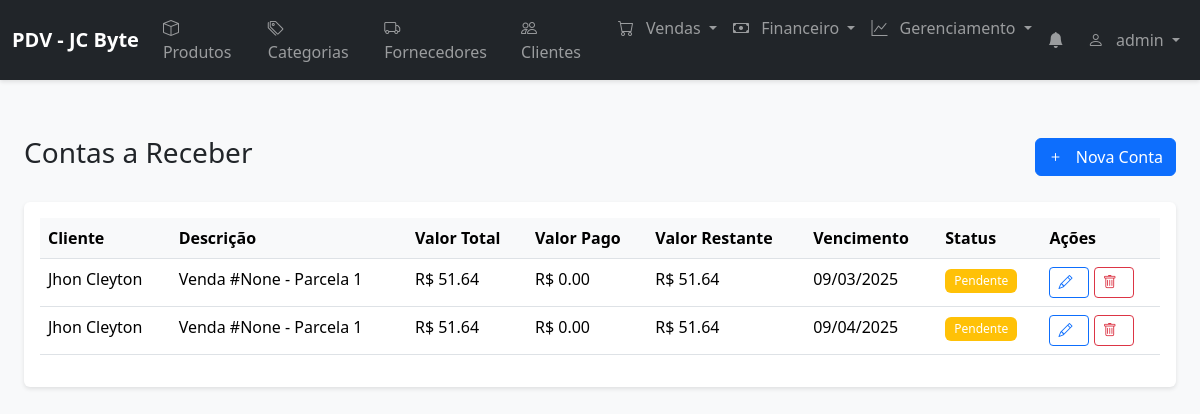
Screenshot of /contas-a-receber (signed in) with the database file from the repository.
### models.py (models this page shows, shortened)
class User(UserMixin, db.Model):
    __tablename__ = 'users'
    id = db.Column(db.Integer, primary_key=True)
    name = db.Column(db.String(100), nullable=False)
    username = db.Column(db.String(80), unique=True, nullable=False)
    email = db.Column(db.String(120))
    password = db.Column(db.String(200), nullable=False)
    role = db.Column(db.String(20), nullable=False)  # admin, manager, seller
    status = db.Column(db.String(20), nullable=False)  # active, inactive
    created_at = db.Column(db.DateTime, default=datetime.utcnow)
    sales_supervised = db.relationship('Sale', back_populates='supervisor', lazy=True)

class Receivable(db.Model):
    __tablename__ = 'receivables'
    id = db.Column(db.Integer, primary_key=True)
    customer_id = db.Column(db.Integer, db.ForeignKey('customers.id'), nullable=False)
    sale_id = db.Column(db.Integer, db.ForeignKey('sales.id'), nullable=True)
    amount = db.Column(db.Numeric(10, 2), nullable=False)
    due_date = db.Column(db.DateTime, nullable=False)
    paid_amount = db.Column(db.Numeric(10, 2), default=0)
    remaining_amount = db.Column(db.Numeric(10, 2))
    status = db.Column(db.String(20), default='pending')  # pending, partial, paid, overdue
    description = db.Column(db.String(200))
    customer = db.relationship('Customer', back_populates='receivables')
    sale = db.relationship('Sale', back_populates='receivables')
    payments = db.relationship('ReceivablePayment', back_populates='receivable', lazy=True)

class Customer(db.Model):
    __tablename__ = 'customers'
    id = db.Column(db.Integer, primary_key=True)
    name = db.Column(db.String(100), nullable=False)
    registration = db.Column(db.String(20), unique=True)
    cpf = db.Column(db.String(11), unique=True, nullable=True)
    email = db.Column(db.String(120))
    phone = db.Column(db.String(20))
    address = db.Column(db.String(200))
    credit_limit = db.Column(db.Numeric(10, 2), nullable=False, default=0)
    current_debt = db.Column(db.Numeric(10, 2), nullable=False, default=0)
    status = db.Column(db.String(20), default='active')
    created_at = db.Column(db.DateTime, default=datetime.utcnow)
    sales = db.relationship('Sale', back_populates='customer', lazy=True)
    receivables = db.relationship('Receivable', back_populates='customer', lazy=True)

### routes/contas_a_receber.py (the view)
@contas_a_receber_bp.route('/contas-a-receber')
@login_required
def list_receivables():
    try:
        receivables = Receivable.query.order_by(Receivable.due_date.asc()).all()
        return render_template('contas_a_receber/list.html', receivables=receivables)
    except Exception as e:
        return jsonify({
            'success': False,
            'error': str(e)
        }), 500

### app.py (called while the page is built)
@login_manager.user_loader
def load_user(user_id):
    return db.session.get(User, int(user_id))

@app.before_request
def before_request():
    if not request.path.startswith('/static/'):  # Ignora arquivos estáticos
        check_notifications()

### notifications_manager.py (called while the page is built, shortened)
def create_notification(type, message, reference_id=None):
    existing = Notification.query.filter_by(
        type=type,
        reference_id=reference_id,
        read=False
    ).first()

### templates/contas_a_receber/list.html (shortened to what this page needs)
{% extends "base.html" %}
{% block content %}
<div class="container-fluid py-4">
    <div class="d-flex justify-content-between align-items-center mb-4">
        <h1 class="h3">Contas a Receber</h1>
        <button type="button" class="btn btn-primary" data-bs-toggle="modal" data-bs-target="#modalReceivable">
            <i class="bi bi-plus"></i> Nova Conta
        </button>
    </div>
    <div class="card">
        <div class="card-body">
            <div class="table-responsive">
                <table class="table table-hover">
                    <thead>
                        <tr>
                            <th>Cliente</th>
                            <th>Descrição</th>
                            <th>Valor Total</th>
                            <th>Valor Pago</th>
                            <th>Valor Restante</th>
                            <th>Vencimento</th>
                            <th>Status</th>
                            <th>Ações</th>
                        </tr>
                    </thead>
                    <tbody>
                        {% for receivable in receivables %}
                        <tr {% if receivable.status == 'overdue' %}class="table-danger"{% endif %}>
                            <td>{{ receivable.customer.name }}</td>
                            <td>{{ receivable.description }}</td>
                            <td>R$ {{ "%.2f"|format(receivable.amount) }}</td>
                            <td>R$ {{ "%.2f"|format(receivable.paid_amount) }}</td>
                            <td>R$ {{ "%.2f"|format(receivable.remaining_amount) }}</td>
                            <td>{{ receivable.due_date.strftime('%d/%m/%Y') }}</td>
                            <td>
                                {% if receivable.status == 'pending' %}
                                <span class="badge bg-warning">Pendente</span>
                                {% elif receivable.status == 'paid' %}
                                <span class="badge bg-success">Pago</span>
                                {% elif receivable.status == 'partial' %}
                                <span class="badge bg-info">Parcial</span>
                                {% elif receivable.status == 'overdue' %}
                                <span class="badge bg-danger">Vencido</span>
                                {% endif %}
                            </td>
                            <td>
                                <button type="button" class="btn btn-sm btn-outline-primary" onclick="editReceivable({{ receivable.id }})">
                                    <i class="bi bi-pencil"></i>
                                </button>
                                <button type="button" class="btn btn-sm btn-outline-danger" onclick="deleteReceivable({{ receivable.id }})">
                                    <i class="bi bi-trash"></i>
                                </button>
                            </td>
                        </tr>
                        {% endfor %}
                    </tbody>
                </table>
            </div>
        </div>
    </div>
</div>
{% endblock %}

### templates/base.html (shortened to what this page needs)
<!DOCTYPE html>
<html lang="pt-BR">
<head>
    <link href="https://cdn.jsdelivr.net/npm/bootstrap@5.3.2/dist/css/bootstrap.min.css" rel="stylesheet">
    <link href="https://cdn.jsdelivr.net/npm/bootstrap-icons@1.11.3/font/bootstrap-icons.min.css" rel="stylesheet">
    <link href="{{ url_for('static', filename='css/style.css') }}" rel="stylesheet">
    <link rel="stylesheet" href="{{ url_for('static', filename='css/notifications.css') }}">
    <link rel="stylesheet" href="https://cdnjs.cloudflare.com/ajax/libs/font-awesome/6.2.1/css/all.min.css">
</head>
<body>
    <nav class="navbar navbar-expand-lg navbar-dark bg-dark">
        <div class="container-fluid">
            <a class="navbar-brand" href="{{ url_for('index') }}">PDV - JC Byte</a>
            <div class="collapse navbar-collapse" id="navbarNav">
                <ul class="navbar-nav me-auto">
                    <li class="nav-item">
                        <a class="nav-link" href="{{ url_for('products') }}">
                            <i class="bi bi-box"></i> Produtos
                        </a>
                    </li>
                    <li class="nav-item">
                        <a class="nav-link" href="{{ url_for('categories') }}">
                            <i class="bi bi-tags"></i> Categorias
                        </a>
                    </li>
                    <li class="nav-item">
                        <a class="nav-link" href="{{ url_for('suppliers') }}">
                            <i class="bi bi-truck"></i> Fornecedores
                        </a>
                    </li>
                    <li class="nav-item">
                        <a class="nav-link" href="{{ url_for('customers') }}">
                            <i class="bi bi-people"></i> Clientes
                        </a>
                    </li>
                    <li class="nav-item dropdown">
                        <a class="nav-link dropdown-toggle" href="#" id="salesDropdown" role="button" data-bs-toggle="dropdown">
                            <i class="bi bi-cart"></i>
                            <span>Vendas</span>
                        </a>
                    </li>
                    <li class="nav-item dropdown">
                        <a class="nav-link dropdown-toggle" href="#" id="financeDropdown" role="button" data-bs-toggle="dropdown">
                            <i class="bi bi-cash"></i>
                            <span>Financeiro</span>
                        </a>
                    </li>
                    <li class="nav-item dropdown">
                        <a class="nav-link dropdown-toggle" href="#" id="managementDropdown" role="button" data-bs-toggle="dropdown">
                            <i class="bi bi-graph-up"></i>
                            <span>Gerenciamento</span>
                        </a>
                    </li>
                </ul>
                <ul class="navbar-nav">
                    <li class="nav-item dropdown">
                        <a class="nav-link position-relative" href="#" role="button" data-bs-toggle="dropdown" aria-expanded="false">
                            <i class="bi bi-bell-fill"></i>
                        </a>
                    </li>
                    <li class="nav-item dropdown">
                        <a class="nav-link dropdown-toggle" href="#" data-bs-toggle="dropdown">
                            <i class="bi bi-person"></i> {{ current_user.username }}
                        </a>
                    </li>
                </ul>
            </div>
        </div>
    </nav>
    <main class="container-fluid">
        {% block content %}{% endblock %}
    </main>
</body>
</html>

### static/css/style.css (style rules this page uses)
body { background-color: #f8f9fa; }
.navbar { margin-bottom: 2rem; box-shadow: 0 2px 4px rgba(0,0,0,.1); }
.navbar-brand { font-weight: bold; }
.card { box-shadow: 0 2px 4px rgba(0,0,0,.1); border: none; margin-bottom: 1rem; }
.table th { border-top: none; background-color: #f8f9fa; }
.btn { font-weight: 500; }
.btn-primary { background-color: #0d6efd; border-color: #0d6efd; }
.badge { font-weight: 500; padding: 0.5em 0.75em; }
.bi { margin-right: 0.5rem; }

### rows the page displays
User: username "admin"
Receivable: customer.name "Jhon Cleyton", description "Venda #None - Parcela 1", amount "51.64", paid_amount "0.00", remaining_amount "51.64", due_date "09/03/2025", status "Pendente"
Receivable: customer.name "Jhon Cleyton", description "Venda #None - Parcela 1", amount "51.64", paid_amount "0.00", remaining_amount "51.64", due_date "09/04/2025", status "Pendente"
